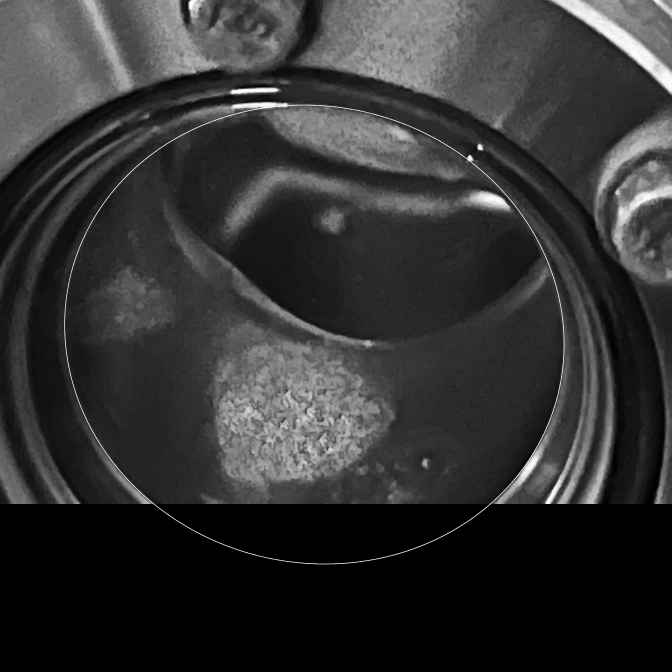
#> input picture Thesis The Final Project/Time_of_flight/Picture/MOT_MODI_PIC.png, 2016 x 2016 px (shown at 1/3 size)
$ jupyter execute 'Find cloud size.ipynb'
#> lines starting #> are read from the running program, lines starting #| are printed output that depends on the picture; after the words box and inside, x2 and y2 are one past the last pixel; in counts of white or black regions, pixels touching at a corner belong together; long printed decimals are rounded
#> further down, img is the input picture: shape (2016, 2016, 3); min 0, max 255, mean 50.4
[cell 1]
from skimage import io, color, measure, draw, img_as_bool
import numpy as np
from scipy import optimize
import matplotlib.pyplot as plt
import cv2
import math
from scipy.optimize import curve_fit
from scipy.stats import linregress
from scipy.interpolate import splrep, sproot, splev
import matplotlib.gridspec as gridspec

[cell 2]
def gauss_fit_pcov(x, y):
    mean = sum(x * y) / sum(y)
    sigma = np.sqrt(sum(y * (x - mean) ** 2) / sum(y))
    popt, pcov = curve_fit(gauss, x, y, p0=[min(y), max(y), mean, sigma])
    return pcov

[cell 3]
def gauss(x, H, A, x0, sigma):
    return H + A * np.exp(-(x - x0) ** 2 / (2 * sigma ** 2))
def gauss_fit(x, y):
    mean = sum(x * y) / sum(y)
    sigma = np.sqrt(sum(y * (x - mean) ** 2) / sum(y))
    popt, pcov = curve_fit(gauss, x, y, p0=[min(y), max(y), mean, sigma])
    return popt

[cell 4]
def fwhm(x, y, k=3):
    """
    Determine full-with-half-maximum of a peaked set of points, x and y.

    Assumes that there is only one peak present in the datasset.  The function
    uses a spline interpolation of order k.
    """

    half_max = np.max(y)/2.0
    s = splrep(x, y - half_max, k=k)
    roots = sproot(s)

    if len(roots) > 2:
        raise MultiplePeaks("The dataset appears to have multiple peaks, and "
                "thus the FWHM can't be determined.")
    elif len(roots) < 2:
        raise NoPeaksFound("No proper peaks were found in the data set; likely "
                "the dataset is flat (e.g. all zeros).")
    else:
        return abs(roots[1] - roots[0])

[cell 5]
def ellipse_fit(array,min_t,max_t):

    #paint a white color depend on level of light
#> called with min_t = 254, max_t = 255
    thresh = cv2.threshold(array,254 , 255, cv2.THRESH_BINARY)[1]
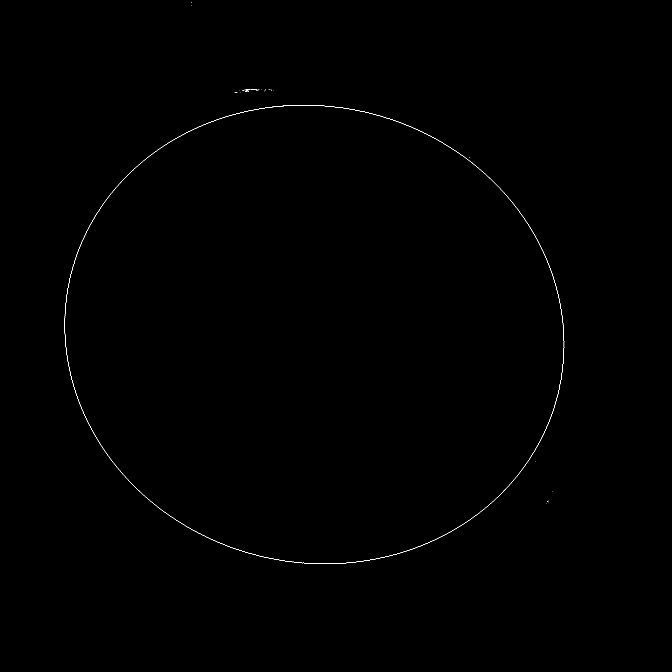
#> thresh: shape (2016, 2016) (shown at 1/3 size); 0.1% white in thin lines or dots, all inside (x1, y1, x2, y2) = (194, 7, 1693, 1692)

    # find largest contour
    contours = cv2.findContours(thresh, cv2.RETR_EXTERNAL, cv2.CHAIN_APPROX_SIMPLE)
#> contours = 30 contours, 29 with area under 20; largest, box (x1, y1, x2, y2) and area: (194, 315, 1693, 1692) 1617108
    contours = contours[0] if len(contours) == 2 else contours[1]
    big_contour = max(contours, key=cv2.contourArea)
#> big_contour = contour of 2088 points, box (x1, y1, x2, y2) (194, 315, 1693, 1692), area 1617108

    # fit contour to ellipse and get ellipse center, minor and major diameters and angle in degree
    ellipse = cv2.fitEllipse(big_contour)
#> ellipse = ((942.7, 1003.1), (1368.6, 1504.4), 103.2)
    (xc,yc),(major,minor),angle = ellipse
#> xc = 942.7; yc = 1003.1; major = 1368.6; minor = 1504.4; angle = 103.2

    # draw ellipse
    result = array.copy()
    cv2.ellipse(result, ellipse, (255, 0, 0), 3)
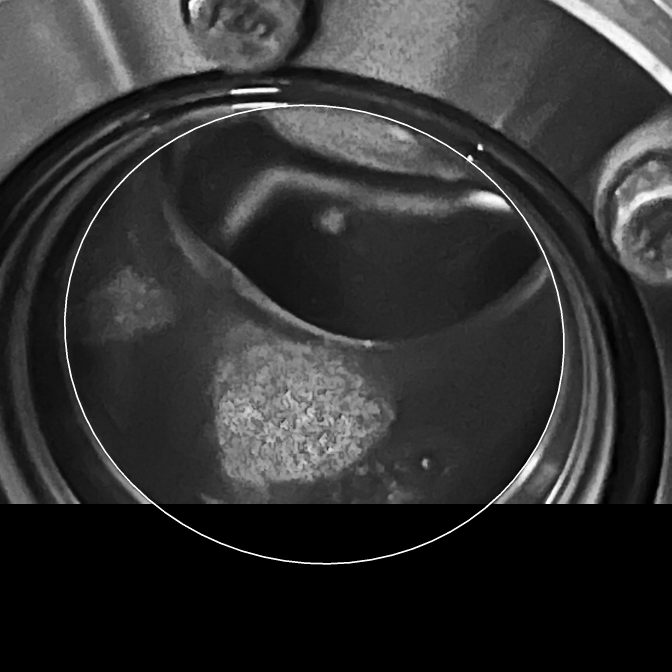
#> result: shape (2016, 2016) (shown at 1/3 size); min 0, max 255, mean 51.1

    # draw circle at center
    xc, yc = ellipse[0]
    cv2.circle(result, (int(xc),int(yc)), 10, (255, 255, 255), -1)
#> result: shape (2016, 2016); 0.01% of pixels changed, all inside (x1, y1, x2, y2) = (932, 993, 953, 1014)

    # compute major radius
    if angle > 90:
        angle = angle - 90
#> angle = 13.15
    else:
        angle = angle + 90

    #output became a major, angle and the threshold of ellipse
    return major, angle

[cell 6]
# read input
img = cv2.imread('Picture/MOT_MODI_PIC.png')

# # convert to gray
gray = cv2.cvtColor(img, cv2.COLOR_BGR2GRAY)

[cell 7]
vent_major , vent_angle = ellipse_fit(gray,254,255)
#> vent_major = 1368.6; vent_angle = 13.15
diameter_m = 34.6964*(10**-3)
scale_factor = diameter_m / vent_major
#> scale_factor = 2.54e-05
#unit pixel per meter
print(scale_factor)
#| 2.535111137749588e-05

[cell 8]
im_cal = cv2.imread('Picture/MOT_MODI_PIC.png')

[cell 9]
MOT_CUT = im_cal[610:710,950:1050]
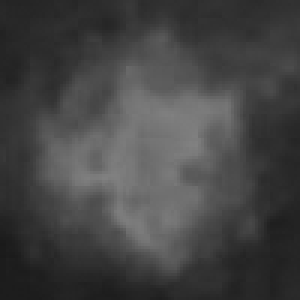
#> MOT_CUT: shape (100, 100, 3) (shown 3 times larger); min 26, max 129, mean 68.2
plt.imshow(MOT_CUT,cmap='gray',extent = (610,710,950,1050))
plt.colorbar(label = 'Intensity(arb.u)')
plt.xlabel('X (Pixel)')
plt.ylabel('Y (Pixel)')
# plt.title('Selection area of cloud picture')
plt.savefig('Selection area of cloud picture in pixel.png')
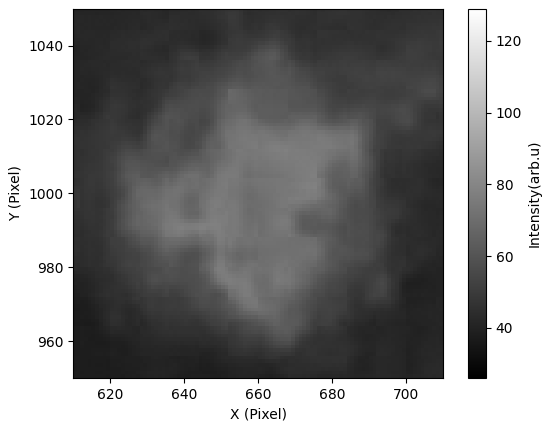
#> figure drawn by matplotlib, 2 panels

[cell 10]
pic_shape = np.shape(MOT_CUT)
#> pic_shape = (100, 100, 3)
print(pic_shape)
#| (100, 100, 3)

[cell 11]
MOT_SUM = np.empty(pic_shape[1])
for i in range(pic_shape[1]):
    sum_y = np.sum(MOT_CUT[:,i])
    MOT_SUM[i] = sum_y
#> this loop made 100 passes
#> sum_y on passes 1 to 12: 11913, 11985, 12021, 12207, 12450, 12609, 12828, 13203, 13740, 14184, 14904, 15288
#> after the loop, MOT_SUM = 100 values, max 28581 at index 55, min 11913 at index 0, mean 20454.1
MOT_SUM = (MOT_SUM-np.min(MOT_SUM))/(np.max(MOT_SUM-np.min(MOT_SUM)))
#> MOT_SUM = 100 values, max 1 at index 55, min 0 at index 0, mean 0.512
MOT_FIT_CONST = gauss_fit(range(100), MOT_SUM)
#> in gauss_fit, `mean = sum(x * y) / sum(y)`: mean = 50.45
#> in gauss_fit, `sigma = np.sqrt(sum(y * (x - mean) ** 2) / sum(y))`: sigma = 19.95
#> in gauss_fit, `popt, pcov = curve_fit(gauss, x, y, p0=[min(y), max(y), mean, sigma])`: popt = [-0.056, 1.01, 50.46, 23.09]; pcov = [[0.000801, -0.000686, 0.00016, -0.0193], [-0.000686, 0.000667, -0.000145, 0.0153], [0.00016, -0.000145, 0.0553, -0.00337], [-0.0193, 0.0153, -0.00337, 0.529]]
#> MOT_FIT_CONST = [-0.056, 1.01, 50.46, 23.09]
MOT_FIT_pcov = np.abs(gauss_fit_pcov(range(100), MOT_SUM))
#> in gauss_fit_pcov, `mean = sum(x * y) / sum(y)`: mean = 50.45
#> in gauss_fit_pcov, `sigma = np.sqrt(sum(y * (x - mean) ** 2) / sum(y))`: sigma = 19.95
#> in gauss_fit_pcov, `popt, pcov = curve_fit(gauss, x, y, p0=[min(y), max(y), mean, sigma])`: popt = [-0.056, 1.01, 50.46, 23.09]
#> MOT_FIT_pcov = [[0.000801, 0.000686, 0.00016, 0.0193], [0.000686, 0.000667, 0.000145, 0.0153], [0.00016, 0.000145, 0.0553, 0.00337], [0.0193, 0.0153, 0.00337, 0.529]]
MOT_SUM_FIT = gauss(range(100), *MOT_FIT_CONST)
#> MOT_SUM_FIT = 100 values, max 0.957 at index 50, min 0.0371 at index 0, mean 0.512

[cell 12]
plt.plot(np.arange(610,710),MOT_SUM,'.',label = 'Cloud picture',alpha =0.4,color = 'blue')
plt.plot(np.arange(610,710),MOT_SUM_FIT,'--k',label = 'Gaussian fit')
# plt.title('Summation along 1-axis')
plt.xlabel('X (Pixel)')
plt.ylabel('Intensity (arb.u)')
plt.legend(loc = 'upper right',fontsize= 'x-small')
plt.grid()
plt.savefig('Summation along 1-axis in pixel.png')
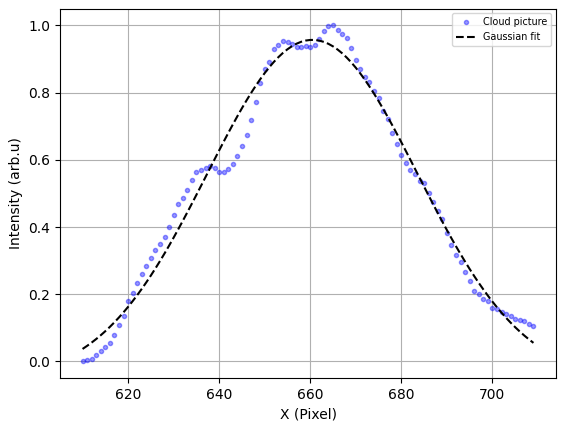
#> figure drawn by matplotlib, 1 panel; curve peaks at x = 665, y = 1; curve peaks at x = 660, y = 0.957

[cell 13]
FWHM = fwhm(range(100), MOT_SUM_FIT, k=3)
#> in fwhm, `half_max = np.max(y)/2.0`: half_max = 0.478
#> in fwhm, `roots = sproot(s)`: roots = [24.34, 76.57]
#> FWHM = 52.23
beam_width = 2*FWHM/(np.sqrt(2*np.log(2)))
#> beam_width = 88.72

[cell 14]
sigma_mot_fit = MOT_FIT_CONST[3]
#> sigma_mot_fit = 23.09
sigma_err = np.sqrt(np.diag(MOT_FIT_pcov))[3] * scale_factor
#> sigma_err = 1.84e-05
sigma_mot = sigma_mot_fit * scale_factor
#> sigma_mot = 0.000585
MOT_SIZE = beam_width * scale_factor
#> MOT_SIZE = 0.00225

[cell 15]
print(MOT_SIZE , sigma_mot*1000000 , scale_factor, sigma_err*1000000)
#| 0.002249 585.378 2.535111137749588e-05 18.430

[cell 16]
plt.plot(np.arange(-50,50)*scale_factor,MOT_SUM,'.',label = 'Cloud picture',alpha =0.4,color = 'blue')
plt.plot(np.arange(-50,50)*scale_factor,MOT_SUM_FIT,'--k',label = 'Gaussian fit')
plt.title('Summation along 1-axis')
plt.xlabel('Position (m)')
plt.ylabel('Intensity (arb.u)')
plt.legend(loc = 'upper right',fontsize= 'x-small')
plt.grid()
plt.savefig('Summation along 1-axis in meters.png')
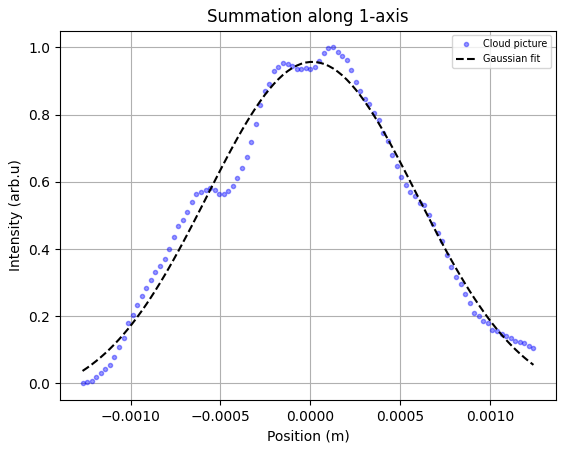
#> figure drawn by matplotlib, 1 panel; curve peaks at x = 0.000127, y = 1; curve peaks at x = 0, y = 0.957
